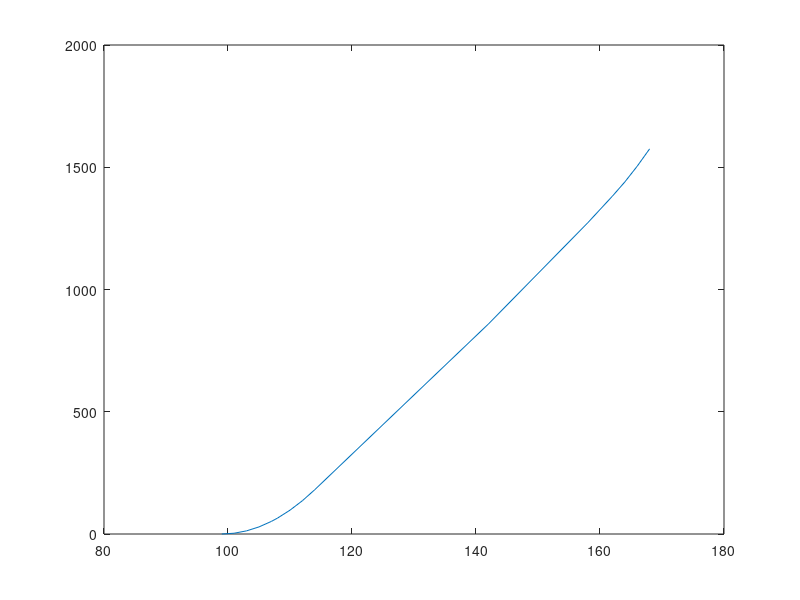

The MATLAB script that drew this image:
timeline = [98,9;107,7;141,1;157,1;162,6];
timeNodeList = [99,101,103,105,107,108,110,112,114,142,158,162,164,166,168];
lambda = 0.8057;

% timeline = [69,9;79,1;82,1;102,1;150,5;156,6;162,5];
% timeNodeList = [70,72,74,76,78,80,83,103,151,153,155,156,158,160,162,163,165,167];
% lambda = 0.2510;



stime = timeNodeList(1);
etime = timeNodeList(2);

resultList = zeros(size(timeNodeList));
index=1;

for etime = timeNodeList
    stime = timeNodeList(1);
    expect = 0;
    done = false;    
    disp(['etime = ' num2str(etime) ' stime = ' num2str(stime)]);
    
    for lastCycle=length(timeline):-1:1
        if timeline(lastCycle,1)<=etime
            if timeline(lastCycle, 1) <= stime
                expect = lambda * (etime - stime)^2;
                done = true;
            else
                expect = lambda*(etime-timeline(lastCycle,1))^2;
            end
            break;
        end
    end    
    if ~done
        for i = lastCycle - 1:-1:1
            if stime>=timeline(i,1)
                tw = timeline(i,2) - (stime - timeline(i,1));
                expect = expect + lambda*2*((etime-stime)-tw)*tw;
                expect = expect + lambda*tw^2;
                break;
            end
            tw = timeline(i,2);
            expect = expect + lambda*2*(etime-timeline(i,1)-tw)*tw;
            expect = expect + lambda*tw^2;
        end
    end    
    disp(expect);
    resultList(index)=expect;
    index=index+1;
end

plot(timeNodeList, resultList);

for i = 2:length(timeNodeList)
    r =(resultList(i)-resultList(i-1))/(timeNodeList(i)-timeNodeList(i-1));
    disp(['rate =' num2str(r)]);
end


